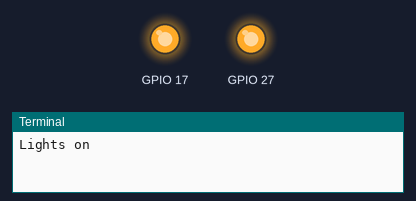
A program run on a simulated Raspberry Pi (BCM pin numbers). Shown: output pins drawn as LEDs (lit = HIGH), the last lines printed to the terminal. At 1.0 s the program stops and its outputs stay as they are.

Above: at 0.1 s.
At 1.1 s:
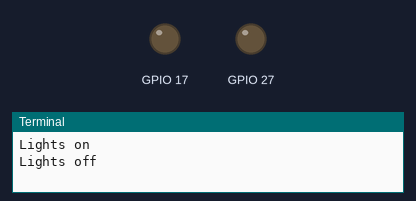
Timing chart, 0 to 2.5 s (numbered marks = the images above):
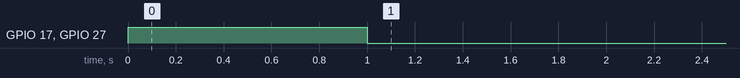

The program:

2_blink.py
```python
#!/usr/bin/python
#This program adds a blinking LED

import RPi.GPIO as GPIO
import time

GPIO.setmode(GPIO.BCM)
GPIO.setwarnings(False)
GPIO.setup (17, GPIO.OUT)
GPIO.setup (27, GPIO.OUT)

print "Lights on"
GPIO.output (17, GPIO.HIGH)
GPIO.output (27, GPIO.HIGH)

time.sleep(1)

print "Lights off"
GPIO.output (17, GPIO.LOW)
GPIO.output (27, GPIO.LOW)

GPIO.cleanup()
```

Measured:
- by itself, GPIO 17, GPIO 27: LOW → HIGH at 0.00 s, → LOW 1.0 s later
